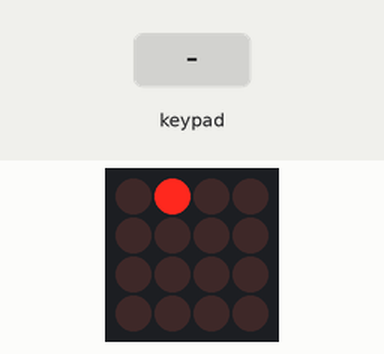
This sketch was run on a simulated Arduino Uno, built with avr-gcc and run on an emulated ATmega328P. Parts: 4×4 LED matrix. The test bench sets the inputs (shaded band). Random numbers use the default seed unless the sketch sets one; what the sketch prints to the serial monitor is not drawn.

Above: at 2.8 s.
2.9 s: key '0' pressed
8.1 s: keypad keys 1 2 A pressed 0.4 s apart
At 9.4 s:
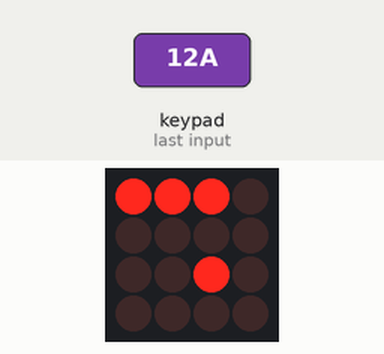
10.8 s: keypad keys 1 2 D pressed 0.4 s apart
At 11.0 s:
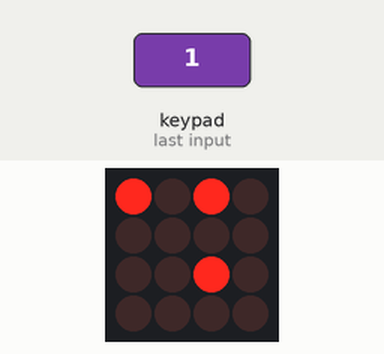
13.6 s: key '4' pressed
21.1 s: keypad keys 2 5 A pressed 0.4 s apart
At 23.8 s:
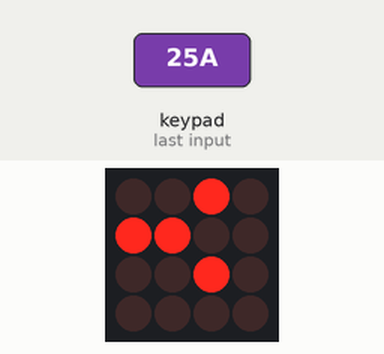
24.6 s: keypad keys 2 5 D pressed 0.4 s apart
At 36.3 s:
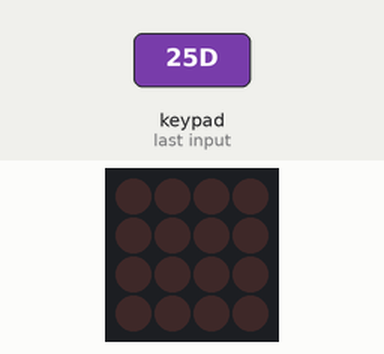

The sketch:

GameOfLight.ino
```cpp
#include <Wire.h>
#include "Adafruit_Trellis.h"

#define MOMENTARY 0
#define LATCHING 1
// set the mode here

#define MODE LATCHING

Adafruit_Trellis matrix0 = Adafruit_Trellis();

Adafruit_TrellisSet trellis = Adafruit_TrellisSet(&matrix0);

#define NUMTRELLIS 1

#define INTPIN A2

 int numKeys = 16;
 int answerArray[7];
 int game_stage=0;
//0 stage is light show
//1 stage waiting for input
//2 game over
 int press_count=0;
 boolean gameOver;

void setup() {
Serial.begin(9600);
Serial.println("Trellis Demo");

// INT pin requires a pullup
pinMode(INTPIN, INPUT);
digitalWrite(INTPIN, HIGH);

// begin() with the addresses of each panel in order
// I find it easiest if the addresses are in order
trellis.begin(0x70); // only one
// trellis.begin(0x70, 0x71, 0x72, 0x73); // or four!

// light up all the LEDs in order “SUCCSED”
for (int i=0; i<numKeys; i++) {
trellis.setLED(i);
Serial.print("V");
Serial.print(i);
Serial.print(" ");
trellis.writeDisplay();
delay(50);
//Serial.print(“Button: “); Serial.print(i);
//delay();
}
// then turn them off
for (int i=0; i<numKeys; i++) {
trellis.clrLED(i);
trellis.writeDisplay();
delay(50);
}
gameOver=false;
}

void gameisOver() {

trellis.setLED(0);
trellis.setLED(1);
trellis.setLED(2);
trellis.setLED(3);
trellis.setLED(4);
trellis.setLED(5);
trellis.setLED(6);
trellis.setLED(7);
trellis.setLED(8);
trellis.setLED(9);
trellis.setLED(10);
trellis.setLED(11);
trellis.setLED(12);
trellis.setLED(13);
trellis.setLED(14);
trellis.setLED(15);
delay (500);
trellis.writeDisplay();

trellis.clrLED(0);
trellis.clrLED(1);
trellis.clrLED(2);
trellis.clrLED(3);
trellis.clrLED(4);
trellis.clrLED(5);
trellis.clrLED(6);
trellis.clrLED(7);
trellis.clrLED(8);
trellis.clrLED(9);
trellis.clrLED(10);
trellis.clrLED(11);
trellis.clrLED(12);
trellis.clrLED(13);
trellis.clrLED(14);
trellis.clrLED(15);
delay(500);
trellis.writeDisplay();
}

void gamePlay() {

//generate 7 unique numbers in random order
//then display them on the Adafruit

Serial.print("Stage= ");
Serial.println(game_stage);

int x;
int orig_array[] = {0,1,2,3,4,5,6,7,8,9,10,11,12,13,14,15};

if(game_stage==0){
for(int i=0; i<7; i++){
int a1 = random(0, numKeys);
Serial.println("");
Serial.print("rand ");
Serial.print(i);
Serial.print(":");
Serial.println(a1);
answerArray[i]=a1;
trellis.setLED(a1);
trellis.writeDisplay();
delay(500);
trellis.clrLED(a1);
trellis.writeDisplay();
delay(500);
}
//set up for stage 1 to start count from 0;
press_count = 0;
gameOver = false;
game_stage=1;

//turn off all leds
for (int i=0; i<numKeys; i++){
trellis.clrLED(i);
}
trellis.writeDisplay();
}

if(game_stage==1){
Serial.println(press_count);
// user needs to match the 7 numbers just generated
// 30ms delay is required, dont remove me!
if(press_count < 7){
if (trellis.readSwitches()) {
// go through every button
for (int i=0; i<numKeys; i++){
// if it was pressed…
if (trellis.justPressed(i)) {
//Serial.print(“BUTTON: “);
//Serial.println(i);
if (trellis.isLED(i)){
trellis.clrLED(i);
}
else{
trellis.setLED(i);
}
// Alternate the LED
// game check
if(i==answerArray[press_count]){
//YOU GOT IT!!
//nothing happen here
}
else{
//LOST
gameOver = true;
}
//next touch
press_count+=1;
}
}
// tell the trellis to set the LEDs we requested
trellis.writeDisplay();
}
}
else{
game_stage =2; // when press_count reach 7 go to the game over stage = 2
}
// then turn them off, remembering which ones were turned on only
}

if(game_stage == 2){
if(gameOver){
gameisOver();
gameisOver();
gameisOver();
}
else{
//celerbration
for (int i=0; i<numKeys; i++) {
trellis.setLED(i);
Serial.print("V");
Serial.print(i);
Serial.print(" ");
trellis.writeDisplay();
delay(50);
//Serial.print(“Button: “); Serial.print(i);
//delay();
}
// then turn them off
for (int i=0; i<numKeys; i++) {
trellis.clrLED(i);
trellis.writeDisplay();
delay(50);
}
}
//reset the game
delay(1000);
gameOver=false;
game_stage = 0;
}
}

void loop() {
delay(30);
gamePlay();
trellis.writeDisplay();
}
```

Measured:
- after the input at 10.8 s, the display: changes at once (image 2)
- after the input at 24.6 s, the display: first changes at once (image 4 shows a later state)
